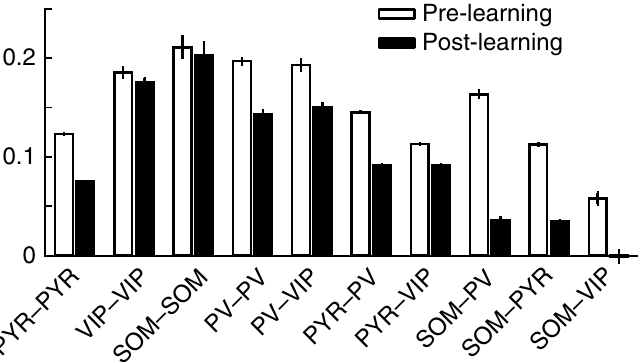
#> input picture original_khan.png, 640 x 363 px
$ python markimg.py
#> lines starting #> are read from the running program, lines starting #| are printed output that depends on the picture
from PIL import Image
from PIL import ImageFont
from PIL import ImageDraw
import easygui
#font1 = ImageFont.truetype("/usr/share/fonts/truetype/freefont/FreeSansBold.ttf", 65)

img1 = Image.open(easygui.fileopenbox())
#> the answer given: original_khan.png
#> img1 is the input picture: PIL image 640x363 RGB; min 0, max 255, mean 213.9

toImage = Image.new('RGBA',img1.size)
#> toImage: PIL image 640x363 RGBA; every value is 0
draw = ImageDraw.Draw(toImage)
toImage.paste(img1, (0, 0))
width, height = img1.size
#> width = 640; height = 363
border = 20
interval = 5.6

# font
font1 = ImageFont.truetype("/usr/share/fonts/truetype/freefont/FreeSans.ttf", 60)
font2 = ImageFont.truetype("/usr/share/fonts/truetype/freefont/FreeSans.ttf", 50)

# labels
draw.text((width*2.2/10.0, border),'(A) firing rate',(0,0,0), font=font1)
draw.text((width*6.6/10.0, border),'(B) pairwise correlation',(0,0,0), font=font1)
draw.text((5, height/6.2),'L2/3',(0,0,0), font=font2)
draw.text((5, height/6.2 +height/interval),'L4',(0,0,0), font=font2)
draw.text((5, height/6.2 +2*height/interval),'L5',(0,0,0), font=font2)
draw.text((5, height/6.2 +3*height/interval),'L6',(0,0,0), font=font2)

toImage.save('marked.png')
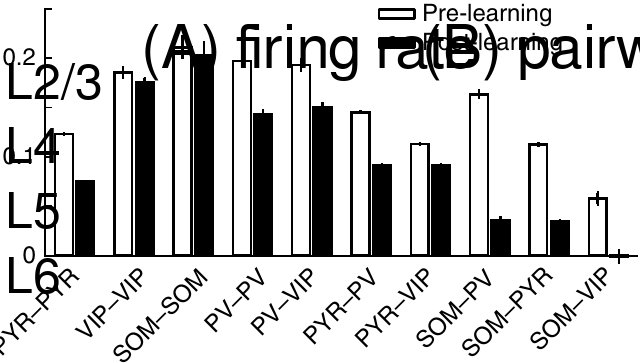
#> saved as marked.png: PIL image 640x363 RGBA; mean R, G, B, A 204.2, 204.2, 204.2, 255
